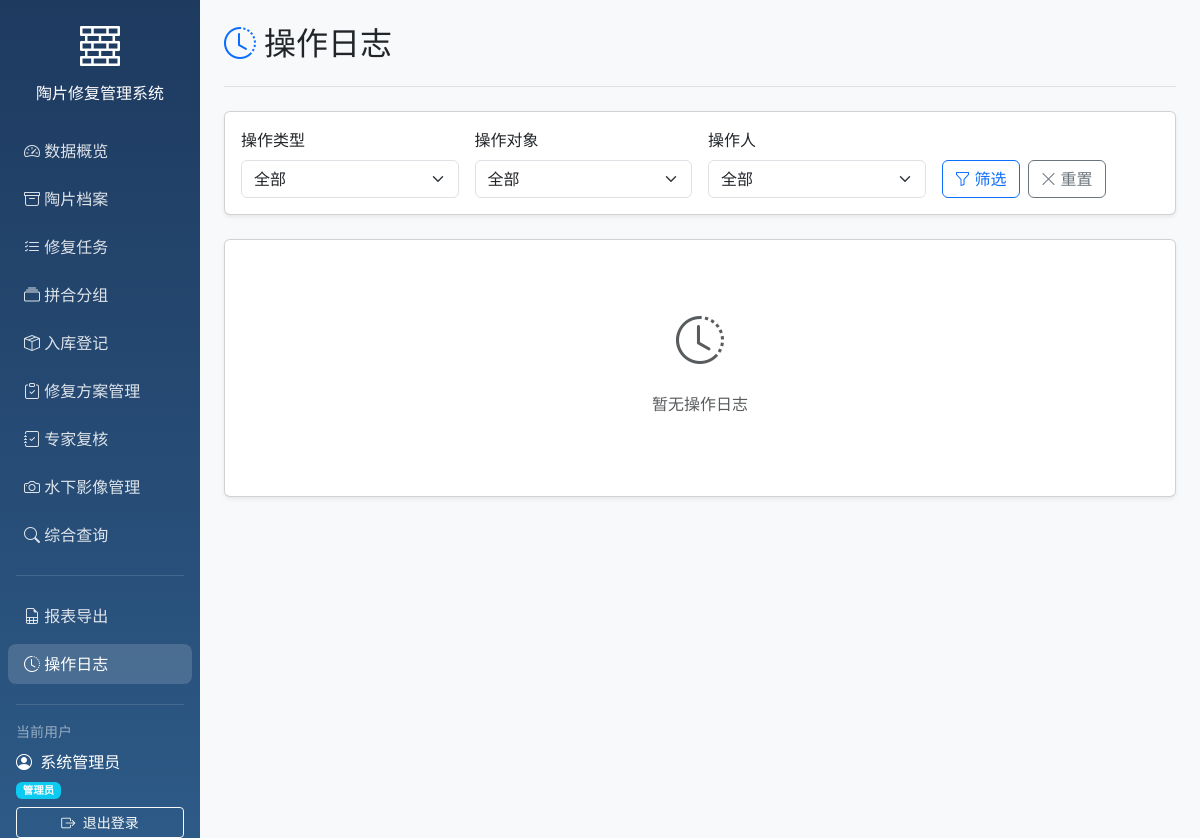
The app's page /logs (signed in), older data.
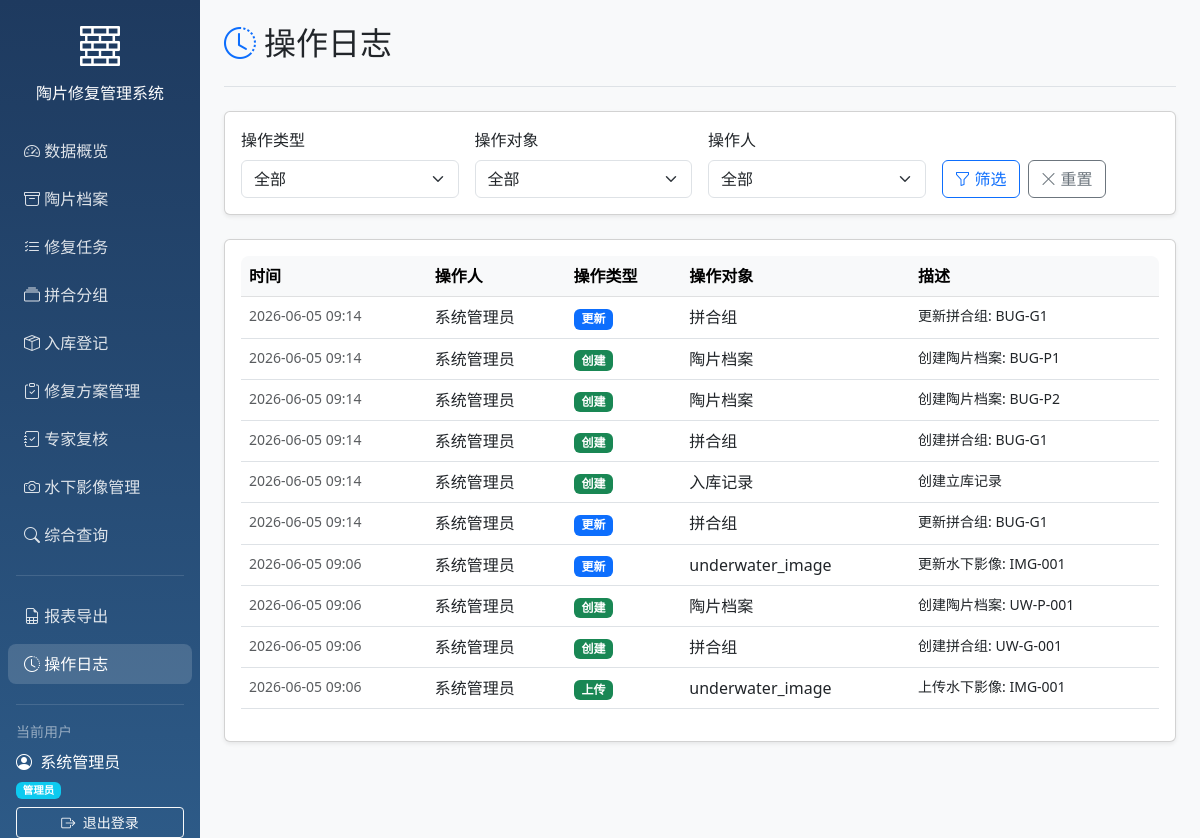
The same page, newer data.
### models/models.py (models this page shows)
class OperationLog(Base):
    __tablename__ = "operation_logs"
    id = Column(Integer, primary_key=True, index=True)
    user_id = Column(Integer, ForeignKey("users.id"))
    operation_type = Column(String)
    target_type = Column(String)
    target_id = Column(Integer)
    description = Column(Text)
    ip_address = Column(String)
    created_at = Column(DateTime(timezone=True), server_default=func.now())
    user = relationship("User", back_populates="operation_logs")

class User(Base):
    __tablename__ = "users"
    id = Column(Integer, primary_key=True, index=True)
    username = Column(String, unique=True, index=True)
    hashed_password = Column(String)
    full_name = Column(String)
    role = Column(String, default="修复员")
    created_at = Column(DateTime(timezone=True), server_default=func.now())
    assigned_tasks = relationship("RepairTask", foreign_keys="RepairTask.assignee_id", back_populates="assignee")
    created_tasks = relationship("RepairTask", foreign_keys="RepairTask.creator_id", back_populates="creator")
    operation_logs = relationship("OperationLog", back_populates="user")

### main.py (the view)
@app.get("/logs", response_class=HTMLResponse)
async def list_logs(
    request: Request,
    current_user: User = Depends(get_current_user),
    db: Session = Depends(get_db),
    operation_type: Optional[str] = None,
    target_type: Optional[str] = None,
    user_id: Optional[int] = None
):
    query = db.query(OperationLog)
    if operation_type:
        query = query.filter(OperationLog.operation_type == operation_type)
    if target_type:
        query = query.filter(OperationLog.target_type == target_type)
    if user_id:
        query = query.filter(OperationLog.user_id == user_id)
    logs = query.order_by(OperationLog.created_at.desc()).limit(200).all()
    users = db.query(User).all()
    return templates.TemplateResponse("logs.html", {
        "request": request,
        "current_user": current_user,
        "logs": logs,
        "users": users,
        "operation_type": operation_type,
        "target_type": target_type,
        "user_id": user_id
    })

### templates/logs.html (shortened to what the changed rows need)
{% extends "base.html" %}
{% block body %}
<div class="container-fluid">
    <div class="row">
        <main class="col-md-9 ms-sm-auto col-lg-10 px-md-4 main-content">
            <div class="d-flex justify-content-between flex-wrap flex-md-nowrap align-items-center pt-4 pb-3 mb-4 border-bottom">
                <h1 class="h2">
                    <i class="bi bi-clock-history text-primary me-2"></i>操作日志
                </h1>
            </div>
            <div class="card shadow-sm">
                <div class="card-body">
                    {% if logs %}
                    <div class="table-responsive">
                        <table class="table table-hover">
                            <thead class="table-light">
                                <tr>
                                    <th>时间</th>
                                    <th>操作人</th>
                                    <th>操作类型</th>
                                    <th>操作对象</th>
                                    <th>描述</th>
                                </tr>
                            </thead>
                            <tbody>
                                {% for log in logs %}
                                <tr>
                                    <td class="small text-muted">{{ log.created_at|strftime_full }}</td>
                                    <td>{{ log.user.full_name if log.user else '-' }}</td>
                                    <td>
                                        {% if log.operation_type in ['创建', '上传'] %}
                                        <span class="badge bg-success">{{ log.operation_type }}</span>
                                        {% elif log.operation_type in ['更新', '分派'] %}
                                        <span class="badge bg-primary">{{ log.operation_type }}</span>
                                        {% elif log.operation_type == '删除' %}
                                        <span class="badge bg-danger">{{ log.operation_type }}</span>
                                        {% elif log.operation_type == '提交审批' %}
                                        <span class="badge bg-warning">{{ log.operation_type }}</span>
                                        {% elif log.operation_type == '审批通过' %}
                                        <span class="badge bg-success">{{ log.operation_type }}</span>
                                        {% elif log.operation_type == '审批驳回' %}
                                        <span class="badge bg-danger">{{ log.operation_type }}</span>
                                        {% else %}
                                        <span class="badge bg-secondary">{{ log.operation_type }}</span>
                                        {% endif %}
                                    </td>
                                    <td>
                                        {% if log.target_type == 'pottery' %}陶片档案
                                        {% elif log.target_type == 'pottery_group' %}拼合组
                                        {% elif log.target_type == 'repair_task' %}修复任务
                                        {% elif log.target_type == 'storage_record' %}入库记录
                                        {% elif log.target_type == 'cleaning_record' %}清洗记录
                                        {% elif log.target_type == 'pottery_image' %}陶片图片
                                        {% else %}{{ log.target_type }}
                                        {% endif %}
                                    </td>
                                    <td class="small">{{ log.description }}</td>
                                </tr>
                                {% endfor %}
                            </tbody>
                        </table>
                    </div>
                    {% else %}
                    <div class="text-center py-5 text-muted">
                        <i class="bi bi-clock-history" style="font-size: 3rem;"></i>
                        <p class="mt-3">暂无操作日志</p>
                    </div>
                    {% endif %}
                </div>
            </div>
        </main>
    </div>
</div>
{% endblock %}

Row changes from the older to the newer data that the page shows:
added OperationLog: created_at|strftime_full "2026-06-05 09:14", user "系统管理员", operation_type "更新", target_type "拼合组", description "更新拼合组: BUG-G1"
added OperationLog: created_at|strftime_full "2026-06-05 09:14", user "系统管理员", operation_type "创建", target_type "陶片档案", description "创建陶片档案: BUG-P1"
added OperationLog: created_at|strftime_full "2026-06-05 09:14", user "系统管理员", operation_type "创建", target_type "陶片档案", description "创建陶片档案: BUG-P2"
added OperationLog: created_at|strftime_full "2026-06-05 09:14", user "系统管理员", operation_type "创建", target_type "拼合组", description "创建拼合组: BUG-G1"
added OperationLog: created_at|strftime_full "2026-06-05 09:14", user "系统管理员", operation_type "创建", target_type "入库记录", description "创建立库记录"
added OperationLog: created_at|strftime_full "2026-06-05 09:14", user "系统管理员", operation_type "更新", target_type "拼合组", description "更新拼合组: BUG-G1"
added OperationLog: created_at|strftime_full "2026-06-05 09:06", user "系统管理员", operation_type "更新", target_type "underwater_image", description "更新水下影像: IMG-001"
added OperationLog: created_at|strftime_full "2026-06-05 09:06", user "系统管理员", operation_type "创建", target_type "陶片档案", description "创建陶片档案: UW-P-001"
added OperationLog: created_at|strftime_full "2026-06-05 09:06", user "系统管理员", operation_type "创建", target_type "拼合组", description "创建拼合组: UW-G-001"
added OperationLog: created_at|strftime_full "2026-06-05 09:06", user "系统管理员", operation_type "上传", target_type "underwater_image", description "上传水下影像: IMG-001"
Text that changed along with them:
text no longer shown: "暂无操作日志"
text now shown: "时间 操作人 操作类型 操作对象 描述"
